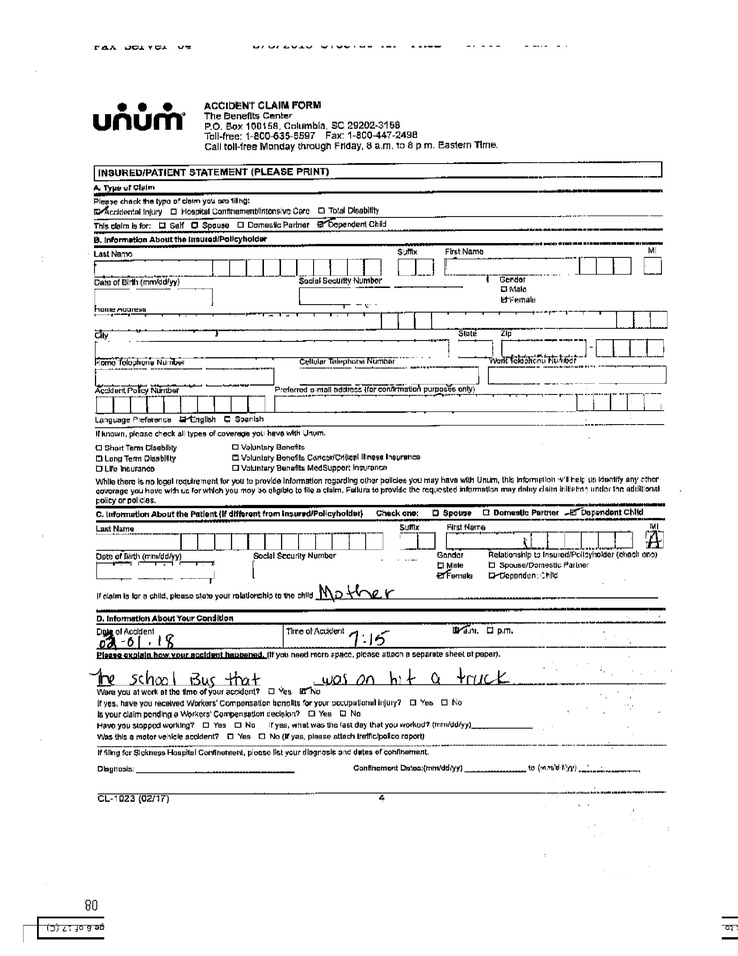
#> input picture sample.jpg, 738 x 956 px, shrunk from 2550 x 3300 before the run
$ jupyter execute Deskewing.ipynb
#> lines starting #> are read from the running program, lines starting #| are printed output that depends on the picture; after the words box and inside, x2 and y2 are one past the last pixel; in counts of white or black regions, pixels touching at a corner belong together
[cell 1]
import numpy as np
import cv2
from matplotlib import pyplot as plt
image = cv2.imread('sample.jpg')
#> image is the input picture: shape (956, 738, 3); min 0, max 255, mean 236.2

# convert the image to grayscale and flip the foreground
# and background to ensure foreground is now "white" and
# the background is "black"
gray = cv2.cvtColor(image, cv2.COLOR_BGR2GRAY)
gray = cv2.bitwise_not(gray)
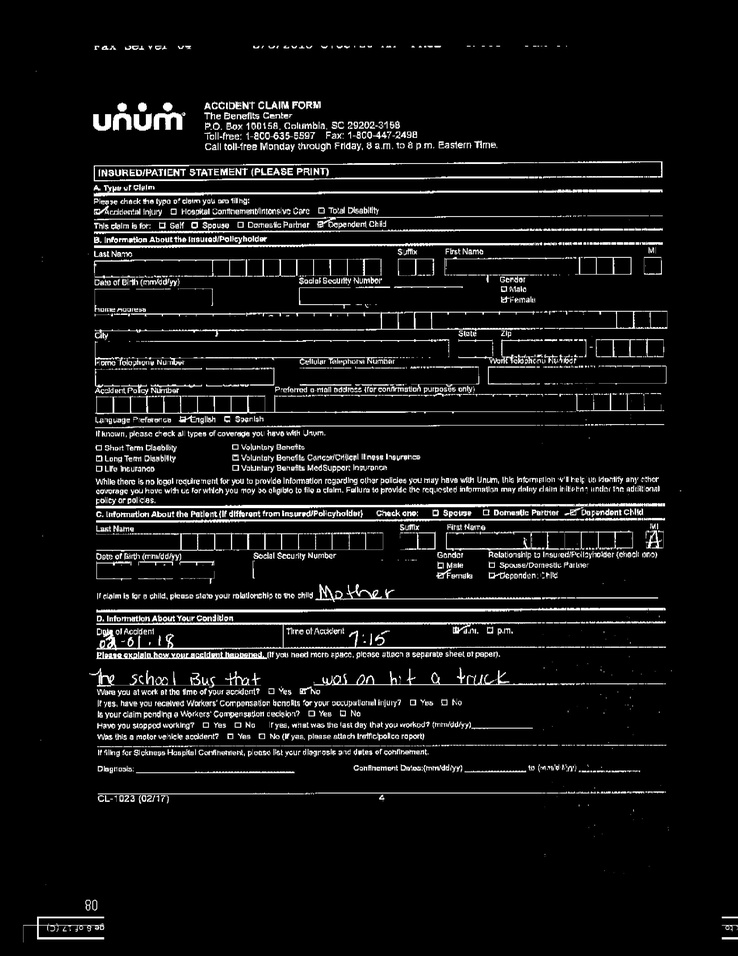
#> gray: shape (956, 738); min 0, max 255, mean 18.8

# threshold the image, setting all foreground pixels to
# 255 and all background pixels to 0
thresh = cv2.threshold(gray, 0, 255, cv2.THRESH_BINARY | cv2.THRESH_OTSU)[1]
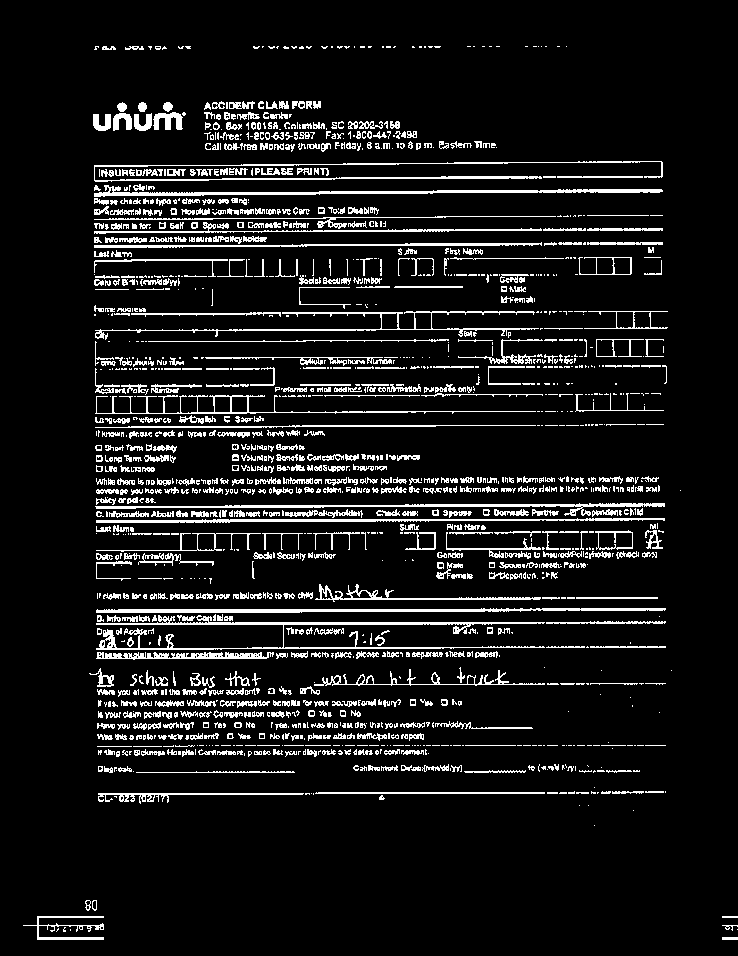
#> thresh: shape (956, 738); 9.3% white in thin lines or dots

# grab the (x, y) coordinates of all pixel values that
# are greater than zero, then use these coordinates to
# compute a rotated bounding box that contains all
# coordinates
coords = np.column_stack(np.where(thresh > 0))
#> coords = 65460 pairs, first value 46 to 939, second value 23 to 737
angle = cv2.minAreaRect(coords)[-1]
#> angle = -90

# the `cv2.minAreaRect` function returns values in the
# range [-90, 0); as the rectangle rotates clockwise the
# returned angle trends to 0 -- in this special case we
# need to add 90 degrees to the angle
if angle < -45:
    angle = -(90 + angle)
#> angle = 0

# otherwise, just take the inverse of the angle to make
# it positive
else:
    angle = -angle


# rotate the image to deskew it
(h, w) = image.shape[:2]
#> h = 956; w = 738
center = (w // 2, h // 2)
#> center = (369, 478)
M = cv2.getRotationMatrix2D(center, angle, 1.0)
#> M = [[1, 0, 0], [0, 1, 0]]
rotated = cv2.warpAffine(image, M, (w, h), flags=cv2.INTER_CUBIC, borderMode=cv2.BORDER_REPLICATE)


# draw the correction angle on the image so we can validate it
cv2.putText(rotated, "Angle: {:.2f} degrees".format(angle), (10, 30), cv2.FONT_HERSHEY_SIMPLEX, 0.7, (0, 0, 255), 2)
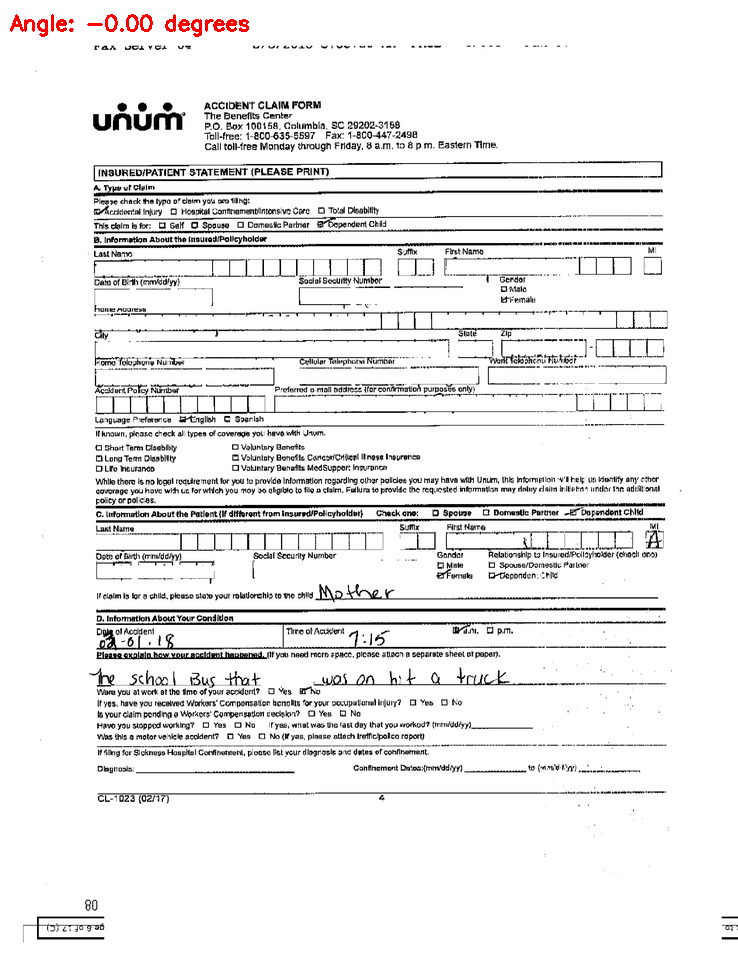
#> rotated: shape (956, 738, 3); 0.23% of pixels changed, all inside (x1, y1, x2, y2) = (10, 14, 249, 37)

# show the output image
print("[INFO] angle: {:.3f}".format(angle))
#| [INFO] angle: -0.000
plt.imshow(image)
